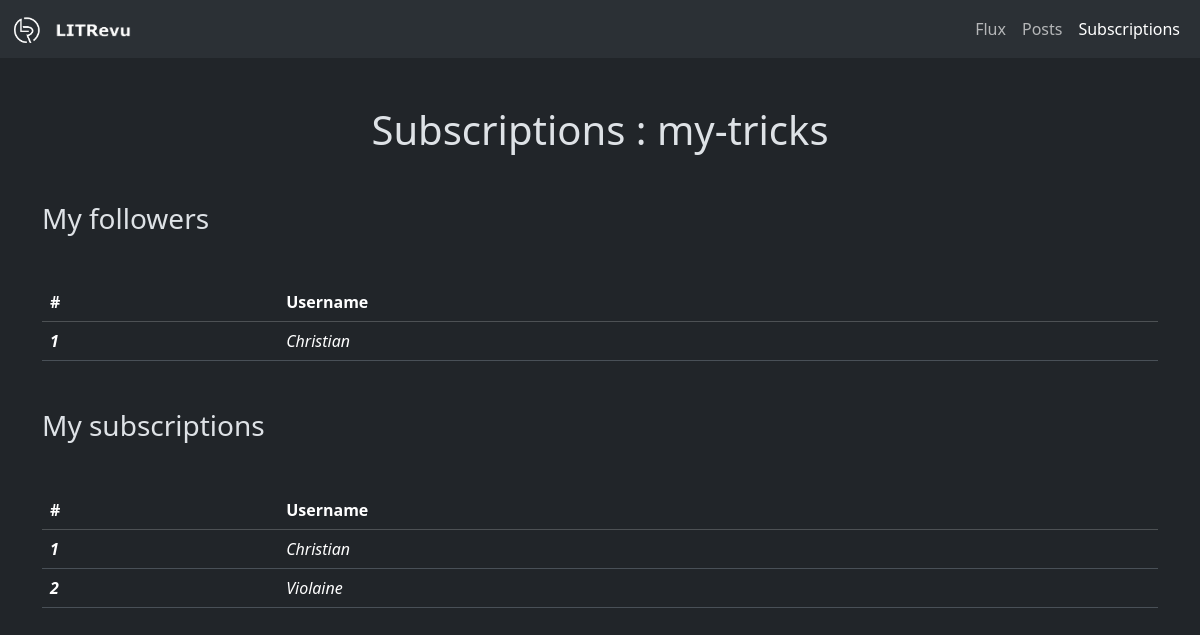
Page /subscriptions/ (signed in) on the committed database.
### books_reviews/models.py (models this page shows, shortened)
class UserProfile(models.Model):
    user = models.OneToOneField(User, on_delete=models.CASCADE, related_name='profile')
    follows = models.ManyToManyField(to="self", symmetrical=False, related_name='followed_by')
    is_staff = False
    def __str__(self):
        return self.user.username

### books_reviews/views.py (the view)
# urls.py: path("subscriptions/", subscriptions, name="subscriptions"),
@login_required(login_url="login")
def subscriptions(request):
    user = UserProfile.objects.get(user__username=request.user)
    data = {
        "username": user.user.username,
        "follows": enumerate(user.follows.all(), start=1),
        "followed_by": enumerate(user.followed_by.all(), start=1)
    }
    return render(request, template_name="books_reviews/subscriptions.html", context=data)

### books_reviews/templates/books_reviews/subscriptions.html (shortened to what this page needs)
{% load static %}
<html lang="en" data-bs-theme="dark">
<head>
    {% include 'books_reviews/_head.html' %}
</head>
<body>
    {% include 'books_reviews/_navbar.html' %}
    <div class="container">
        <h1 class="mb-5 text-center">Subscriptions : {{ username }}</h1>
        <h2 class="mb-5 fs-3">My followers</h2>
        <table class="table mb-5">
            <thead class="table-dark">
                <th scope="col">#</th>
                <th scope="col">Username</th>
            </thead>
            <tbody>
                {% for index, follower in followed_by %}
                <tr>
                    <th scope="row" class="fst-italic">{{ index }}</th>
                    <td scope="row" class="fst-italic">{{ follower }}</td>
                </tr>
                {% endfor %}
            </tbody>
        </table>
        <h2 class="mb-5 fs-3">My subscriptions</h2>
        <table class="table mb-5">
            <thead class="table-dark">
                <th scope="col">#</th>
                <th scope="col">Username</th>
            </thead>
            <tbody>
                {% for index, follow in follows %}
                <tr>
                    <th scope="row" class="fst-italic">{{ index }}</th>
                    <td scope="row" class="fst-italic">{{ follow }}</td>
                </tr>
                {% endfor %}
            </tbody>
        </table>
    </div>
</body>
</html>

### rows in the picture
UserProfile: index "1", user.username "Christian"
UserProfile: index "2", user.username "Violaine"

### other values in the picture
{{ username }} "my-tricks"
